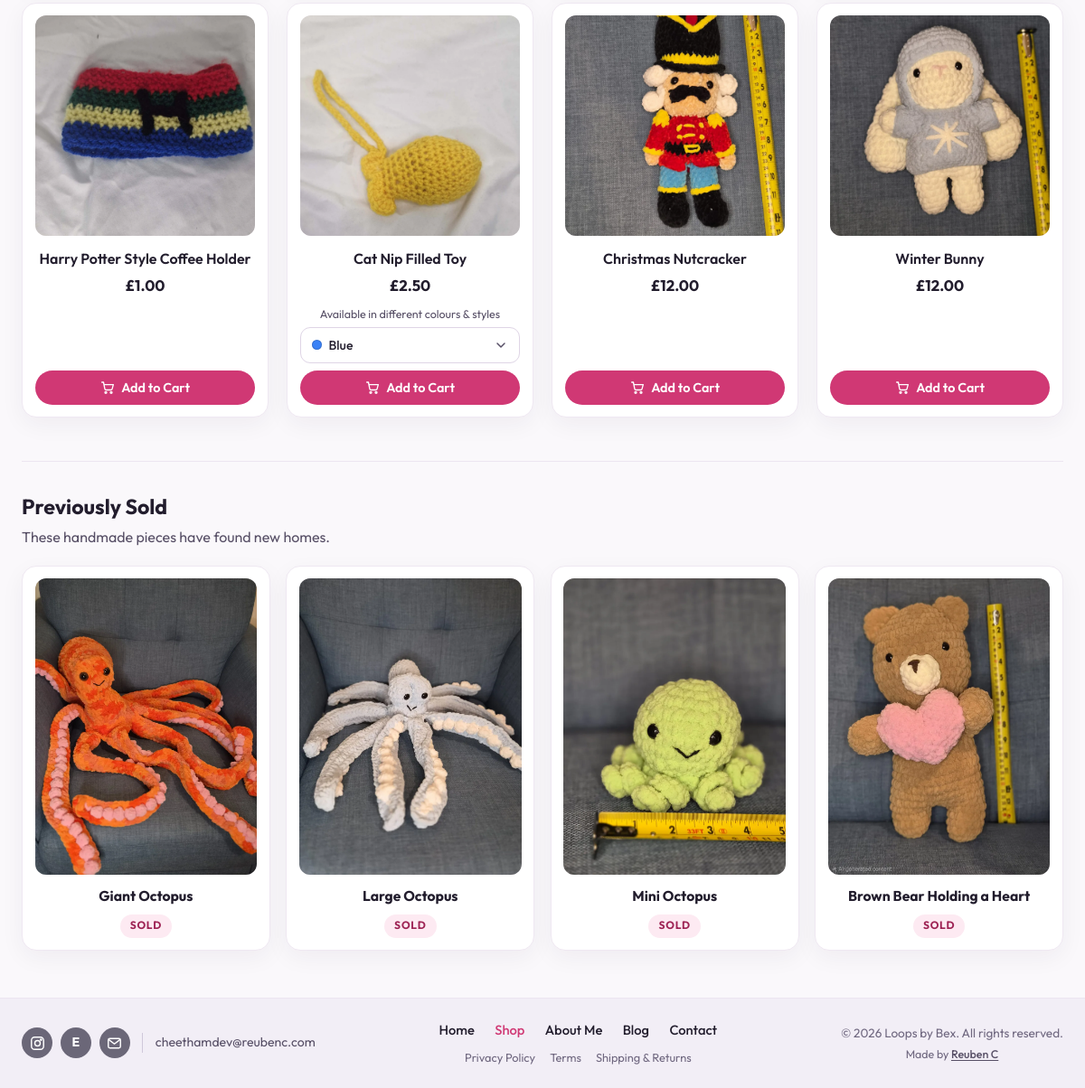
The page /shop (lower part) on the database as committed earlier.
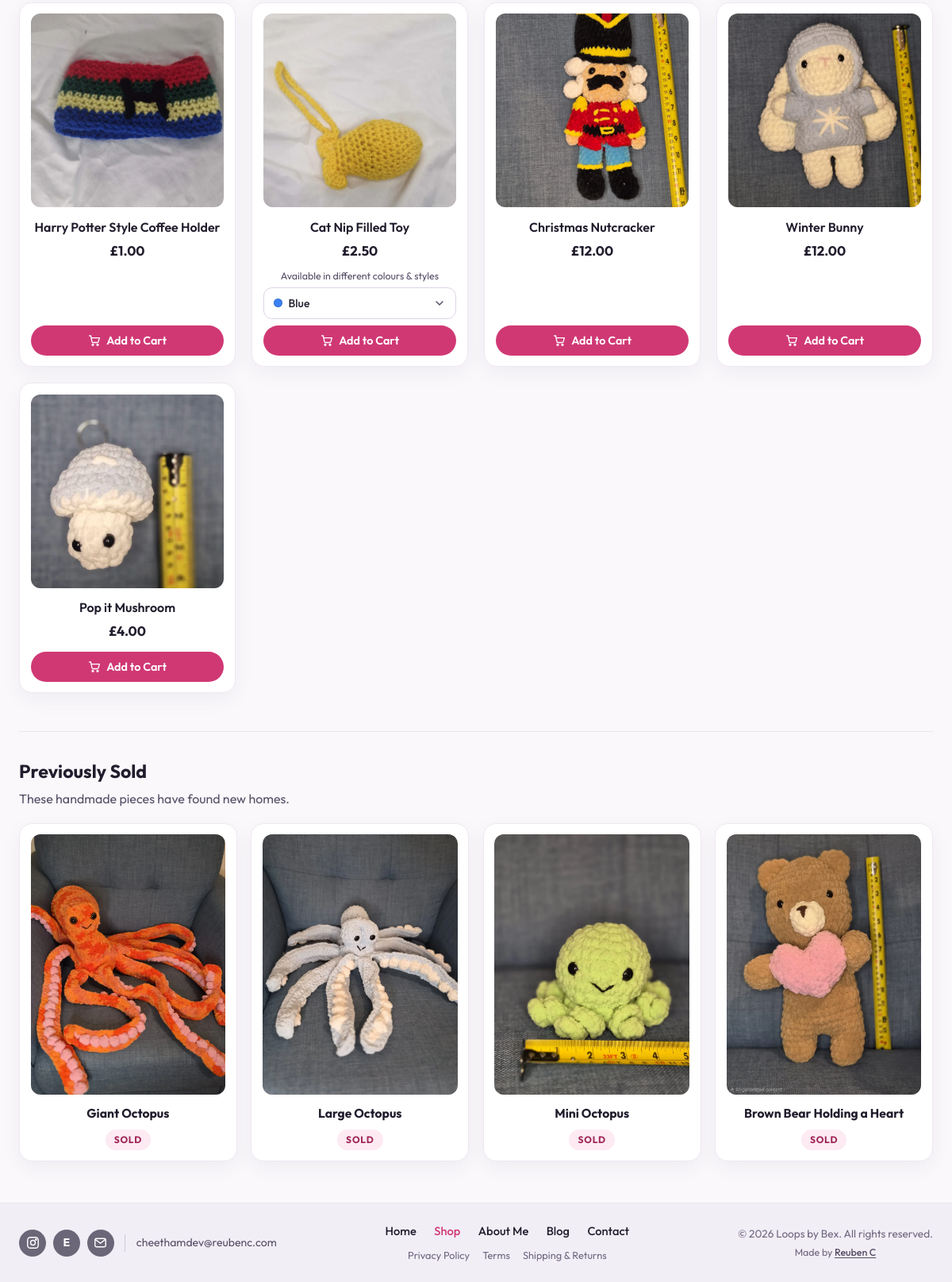
The same page on the database as committed later.
### tables this page shows
CREATE TABLE IF NOT EXISTS products (
    id INT UNSIGNED AUTO_INCREMENT PRIMARY KEY,
    slug VARCHAR(120) NOT NULL,
    name VARCHAR(160) NOT NULL,
    category VARCHAR(80) NOT NULL DEFAULT 'Plushies',
    short_description VARCHAR(255) NOT NULL DEFAULT '',
    description TEXT NOT NULL,
    price_pence INT UNSIGNED NOT NULL DEFAULT 0,
    image_path VARCHAR(255) NOT NULL,
    side_image_path VARCHAR(255) NOT NULL DEFAULT '',
    stock_qty INT UNSIGNED NOT NULL DEFAULT 1,
    is_featured_main TINYINT(1) NOT NULL DEFAULT 0,
    is_featured_sidebar TINYINT(1) NOT NULL DEFAULT 0,
    is_active TINYINT(1) NOT NULL DEFAULT 1,
    sort_order INT UNSIGNED NOT NULL DEFAULT 0,
    created_at TIMESTAMP NOT NULL DEFAULT CURRENT_TIMESTAMP,
    UNIQUE KEY uq_products_slug (slug),
    KEY idx_products_active_sort (is_active, sort_order)
);

### includes/catalog.php (called while the page is built, shortened)
<?php
function hidden_product_slugs(): array
{
    return [
        'elephant-dog-bandana',
        'emoji-dog-bandana',
        'jungle-blue-dog-bandana',
        'jungle-pink-dog-bandana',
        'swan-dog-bandana',
    ];
}
function get_all_products(?PDO $pdo): array
{
    $defaultsBySlug = [];
    foreach (default_placeholder_products() as $item) {
        $defaultsBySlug[$item['slug']] = $item;
    }
    if ($pdo instanceof PDO) {
        try {
            $hiddenSlugs = hidden_product_slugs();
            $hiddenPlaceholders = implode(', ', array_fill(0, count($hiddenSlugs), '?'));
            $stmt = $pdo->prepare(
                "SELECT * FROM products
                 WHERE is_active = 1
                   AND slug NOT LIKE 'placeholder-%'
                   AND slug NOT IN ($hiddenPlaceholders)
                 ORDER BY sort_order ASC, id ASC"
            );
            $stmt->execute($hiddenSlugs);
            $rows = $stmt->fetchAll();
            if (!empty($rows)) {
                return array_map(static function (array $row) use ($defaultsBySlug): array {
                    $slug = (string) ($row['slug'] ?? '');
                    $fallbackSide = $defaultsBySlug[$slug]['side_image_path'] ?? '';
                    $row['id'] = (int) $row['id'];
                    $row['price_pence'] = (int) $row['price_pence'];
                    $row['stock_qty'] = (int) $row['stock_qty'];
                    $row['is_featured_main'] = (int) $row['is_featured_main'];
                    $row['is_featured_sidebar'] = (int) $row['is_featured_sidebar'];
                    $row['side_image_path'] = trim((string) ($row['side_image_path'] ?? '')) !== ''
                        ? (string) $row['side_image_path']
                        : $fallbackSide;
                    $row['color_options'] = $defaultsBySlug[$slug]['color_options'] ?? [];
                    $makerNote = (string) ($defaultsBySlug[$slug]['maker_note'] ?? '');
                    $row['maker_note'] = $makerNote;
                    if ($makerNote !== '' && isset($defaultsBySlug[$slug]['description'])) {
                        $row['short_description'] = $defaultsBySlug[$slug]['short_description'];
                        $row['description'] = $defaultsBySlug[$slug]['description'];
                    }
                    return $row;
                }, $rows);
            }
        } catch (PDOException $e) {
            if (!str_contains(strtolower($e->getMessage()), 'no such table')) {
                error_log('catalog query fallback: ' . $e->getMessage());
            }
        }
    }
    return default_placeholder_products();
}
function product_is_sold(array $product): bool
{
    return (int) ($product['stock_qty'] ?? 0) <= 0;
}
function filter_products(array $products, string $query = '', string $category = ''): array
{
    $query = mb_strtolower(trim($query));
    $category = trim($category);
    return array_values(array_filter($products, static function (array $product) use ($query, $category): bool {
        if ($category !== '' && strcasecmp($product['category'], $category) !== 0) {
            return false;
        }
        if ($query !== '') {
            $haystack = mb_strtolower($product['name'] . ' ' . $product['category'] . ' ' . $product['short_description']);
            if (!str_contains($haystack, $query)) {
                return false;
            }
        }
        return true;
    }));
}

### includes/bootstrap.php (called while the page is built, shortened)
<?php
require_once __DIR__ . '/../config.php';
require_once __DIR__ . '/security.php';
if (is_file(__DIR__ . '/catalog.php')) {
    require_once __DIR__ . '/catalog.php';
}
function e(mixed $value): string
{
    return htmlspecialchars((string) $value, ENT_QUOTES | ENT_SUBSTITUTE, 'UTF-8');
}
function format_gbp(int $pence): string
{
    $negative = $pence < 0;
    $abs = abs($pence);
    return ($negative ? '-' : '') . '£' . number_format($abs / 100, 2, '.', ',');
}

### pages/shop.php (the view, shortened to what the rows shown need)
<?php
require_once __DIR__ . '/../includes/bootstrap.php';
$allProducts = get_all_products($pdo);
$shopProducts = array_values(array_filter($allProducts, static function (array $product): bool {
    return (string) $product['slug'] !== 'octopus' || !product_is_sold($product);
}));
$selectedCategory = trim((string) ($_GET['category'] ?? ''));
$searchQuery = trim((string) ($_GET['q'] ?? ''));
$filteredProducts = filter_products($shopProducts, $searchQuery, $selectedCategory);
$previouslySoldItems = get_previously_sold_items($pdo);
$showPreviouslySold = $selectedCategory === '' && $searchQuery === '';
require_once __DIR__ . '/../partials/header.php';
?>
<main class="site-main" id="main-content">
    <div class="site-container">
        <?php if (empty($filteredProducts)): ?>
            <div class="panel-card">
                <h2>No matching crochet items found</h2>
                <p>Try clearing your search filter or browsing all categories.</p>
                <p style="margin-top: 1rem;">
                    <a href="/shop" class="btn btn-primary btn-sm">Show All Products</a>
                </p>
            </div>
        <?php else: ?>
            <div class="shop-grid">
                <?php foreach ($filteredProducts as $product): ?>
                    <?php $isSold = product_is_sold($product); ?>
                    <article class="product-card<?php echo $isSold ? ' is-sold' : ''; ?>">
                        <a href="/product?slug=<?php echo urlencode($product['slug']); ?>" class="product-card-media<?php echo $isSold ? ' is-sold' : ''; ?>">
                            <img src="<?php echo e($product['image_path']); ?>" alt="<?php echo e($product['name']); ?>" width="320" height="256" loading="lazy">
                        </a>
                        <h2 class="product-card-title">
                            <a href="/product?slug=<?php echo urlencode($product['slug']); ?>"><?php echo e($product['name']); ?><?php echo $isSold ? ' — SOLD' : ''; ?></a>
                        </h2>
                        <p class="product-card-price"><?php echo e(format_gbp((int) $product['price_pence'])); ?></p>
                        <?php if (!empty($product['color_options']) && is_array($product['color_options'])): ?>
                            <p class="product-card-variant-note">Available in different colours &amp; styles</p>
                        <?php endif; ?>
                        <?php if ($isSold): ?>
                            <p class="product-sold-note"><?php echo e(product_sold_message($product)); ?></p>
                        <?php else: ?>
                            <form action="/cart-action.php" method="POST" class="product-card-form">
                                <button type="submit" class="btn btn-primary" aria-label="Add <?php echo e($product['name']); ?> to cart">
                                    <span>Add to Cart</span>
                                </button>
                            </form>
                        <?php endif; ?>
                    </article>
                <?php endforeach; ?>
            </div>
        <?php endif; ?>
        <?php if ($showPreviouslySold && !empty($previouslySoldItems)): ?>
            <section class="previously-sold-section" aria-labelledby="previously-sold-title">
                <div class="previously-sold-heading">
                    <div>
                        <h2 id="previously-sold-title">Previously Sold</h2>
                    </div>
                </div>
            </section>
        <?php endif; ?>
    </div>
</main>
<?php require_once __DIR__ . '/../partials/footer.php'; ?>

Rows that differ between the two databases and show on the page:
added products: image_path (picture), name "Pop it Mushroom", price_pence "£4.00"
